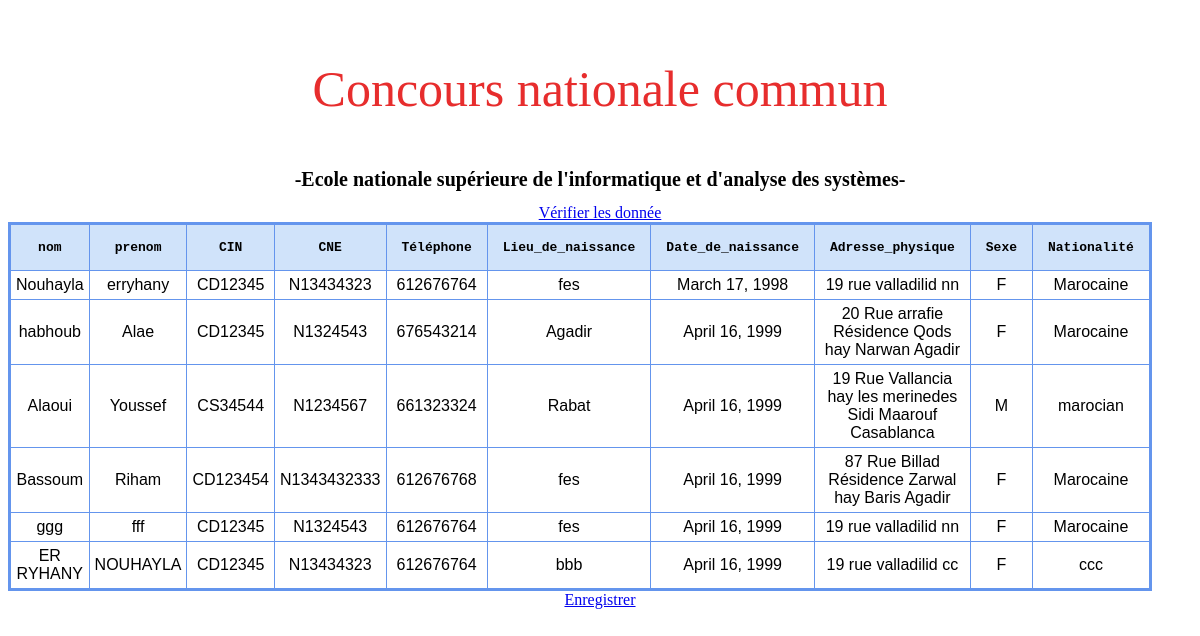
Page /fiches/ (signed in) on the earlier database version.
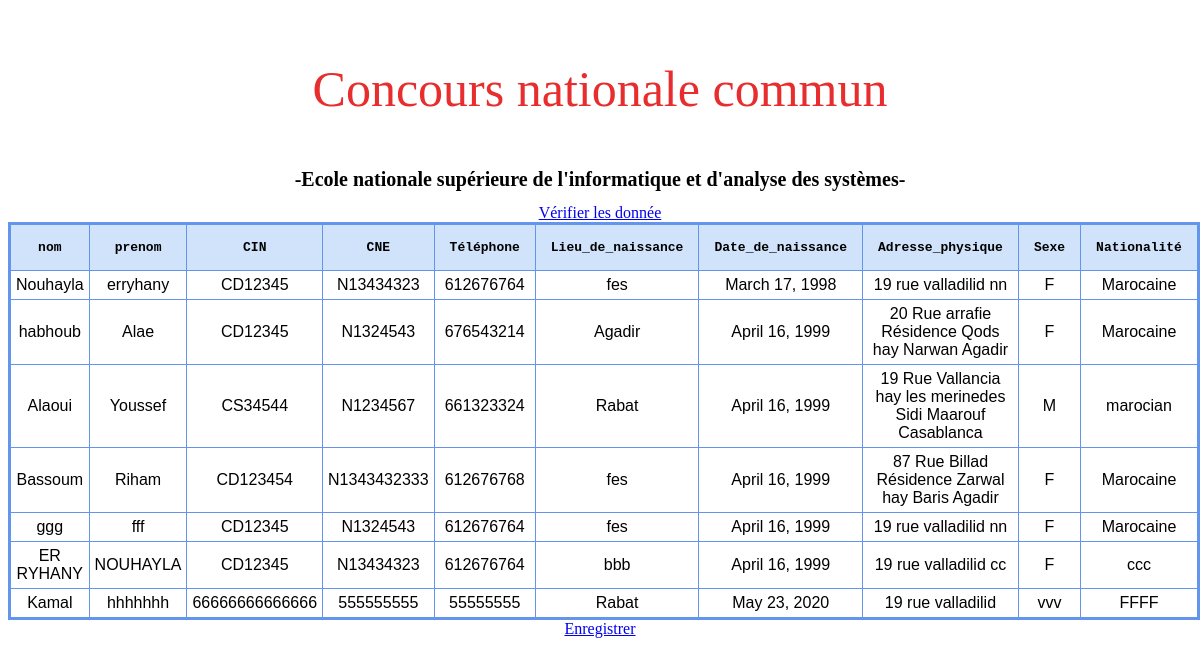
Same page on the later database version.
### personal/models.py (models this page shows, shortened)
class Fiche_de_condidature (models.Model):
    nom = models.CharField(max_length = 140 , default='')
    prenom = models.CharField(max_length = 140 , default='')
    CIN = models.CharField(max_length = 140 , default='')
    CNE = models.CharField(max_length = 140 , default='')
    Téléphone = models.IntegerField(default='')
    Lieu_de_naissance = models.CharField(max_length = 140 , default='')
    Date_de_naissance = models.DateField()
    Adresse_physique = models.CharField(max_length = 140 , default='')
    Sexe = models.CharField(max_length = 140 , default='')
    Nationalité = models.CharField(max_length = 140 , default='')
    pdf = models.FileField(upload_to='fiches/pdfs/')

### personal/views.py (the view)
# urls.py: url(r'^fiches/$', views.ficheList, name='ficheList'),
@user_passes_test(lambda u: u.is_superuser)
def ficheList(request):
    fiches = Fiche_de_condidature.objects.all()
    return render(request, 'personal/fiches.html' , {
        'fiches' : fiches
    })

### personal/templates/personal/fiches.html (shortened to what this page needs)
<head>
  {% load staticfiles %}
  <link rel="stylesheet" href="{% static 'personal/css/fiches.css' %}" type = "text/css"/>
</head>
<body>
{% block content %}
<div class="headerr">
      <p>Concours nationale commun </p>
      <h1> -Ecole nationale supérieure de l'informatique et d'analyse des systèmes- </h1>
      <a href="/homee" class="button" >Vérifier les donnée </a>
 <table class="table mb-0">
    <thead>
      <tr>
      <th>nom</th>
        <th>prenom</th>
        <th>CIN</th>
        <th>CNE</th>
        <th>Téléphone</th>
        <th>Lieu_de_naissance</th>
        <th>Date_de_naissance</th>
        <th>Adresse_physique</th>
        <th>Sexe</th>
        <th>Nationalité</th>
      </tr>
    </thead>
    <tbody>
      {% for fiche in fiches %}
        <tr>
          <td>{{ fiche.nom }}</td>
          <td>{{ fiche.prenom }}</td>
          <td>{{ fiche.CIN }}</td>
          <td>{{ fiche.CNE }}</td>
          <td>{{ fiche.Téléphone }}</td>
          <td>{{ fiche.Lieu_de_naissance }}</td>
          <td>{{ fiche.Date_de_naissance }}</td>
          <td>{{ fiche.Adresse_physique }}</td>
          <td>{{ fiche.Sexe }}</td>
          <td>{{ fiche.Nationalité }}</td>
        </tr>
      {% endfor %}
    </tbody>
  </table>
  <a href="/export" class="button" >Enregistrer </a>
</div>
{% endblock %}

Differences in the rows shown:
added Fiche_de_condidature: nom "Kamal", prenom "hhhhhhh", CIN "66666666666666", CNE "555555555", Téléphone "55555555", Lieu_de_naissance "Rabat", Date_de_naissance "May 23, 2020", Adresse_physique "19 rue valladilid", Sexe "vvv", Nationalité "FFFF"
